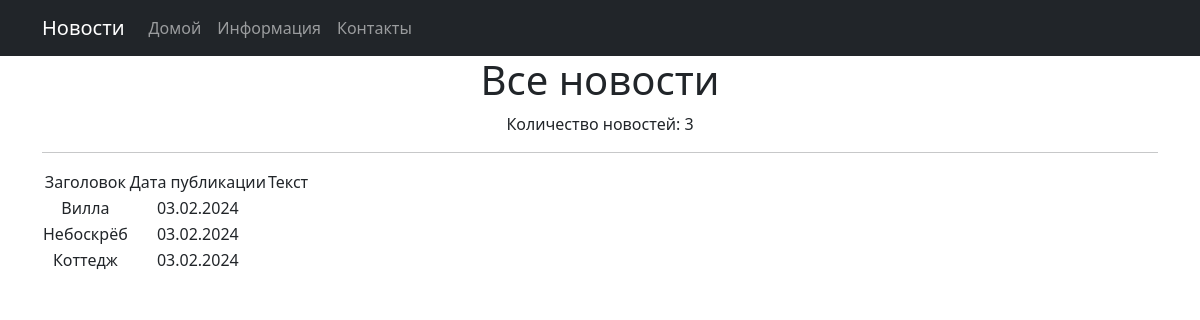
The page /news/ on the database as committed earlier.
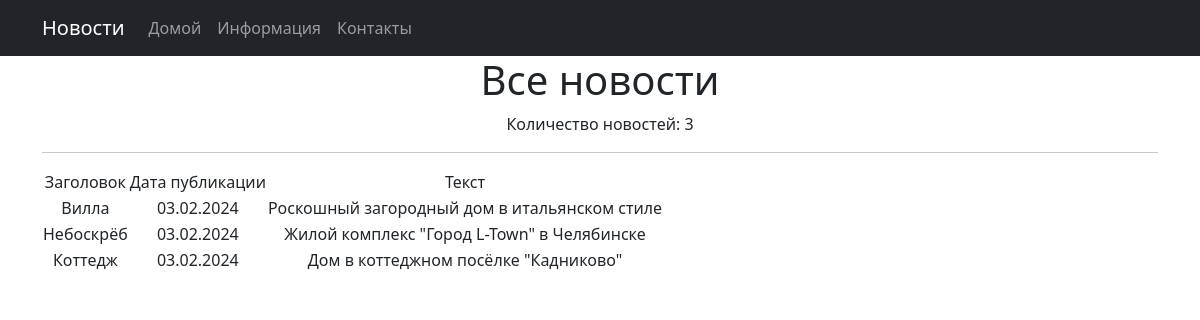
The same page on the database as committed later.
### news/models.py (models this page shows, shortened)
class Post(models.Model):
    article = 'AR'
    news = 'NW'
    CHOICES = [
        (article, 'Статья'),
        (news, 'Новость'),
    ]
    date_time = models.DateTimeField(auto_now_add=True)
    author = models.ForeignKey(Author, on_delete=models.CASCADE)
    post_type = models.CharField(choices=CHOICES, default=article, max_length=2)
    category = models.ManyToManyField(Category, through='PostCategory')
    title = models.CharField(max_length=120)
    text = models.TextField()
    rating = models.IntegerField(default=0)

### news/views.py (the view)
# urls.py: path('', NewsListView.as_view()),
class NewsListView(ListView):
    model = Post
    ordering = ['date_time']
    template_name = 'news.html'
    context_object_name = 'posts'

### templates/news.html (shortened to what this page needs)
{% extends 'default.html' %}
{% load custom_filters %}
{% block content %}
<h1>Все новости</h1>
<p>Количество новостей: {{ posts|length }}</p>
<hr>
    {% if posts %}
        <table>
            <tr>
                <td>Заголовок</td>
                <td>Дата публикации</td>
                <td>Текст</td>
            </tr>
            {% for post in posts %}
            <tr>
                <td>{{ post.title }}</td>
                <td>{{ post.date_time|date:"d.m.Y" }}</td>
                <td>{{ post.text|truncatewords:20 }}</td>
            </tr>
            {% endfor %}
        </table>
    {% else %}
        <h2>Новостей нет</h2>
    {% endif %}
{% endblock content %}

### templates/default.html (shortened to what this page needs)
<!DOCTYPE html>
<html lang="en">
    <head>
        {% load static %}
        <link href="{% static 'css/styles.css' %}" rel="stylesheet" />
    </head>
    <body>
    <nav class="navbar navbar-expand-lg navbar-dark bg-dark static-top">
   <div class="container">
       <a class="navbar-brand" href="#">Новости</a>
       <div class="collapse navbar-collapse" id="navbarResponsive">
           <ul class="navbar-nav ml-auto">
               <li class="nav-item active">
                   <a class="nav-link" href="#">Домой
                   </a>
               </li>
               <li class="nav-item">
                   <a class="nav-link" href="/about/">Информация</a>
               </li>
               <li class="nav-item">
                   <a class="nav-link" href="/contacts/">Контакты</a>
               </li>
           </ul>
       </div>
   </div>
    </nav>
        <div class="container">
            <div class="row">
                <div class="col-lg-12 text-center">
                    {% block content %}{% endblock content %}
                </div>
            </div>
        </div>
    </body>
</html>

Rows that differ between the two databases and show on the page:
changed Post "Вилла": text (not shown) → "Роскошный загородный дом в итальянском стиле"
changed Post "Небоскрёб": text (not shown) → "Жилой комплекс \"Город L-Town\" в Челябинске"
changed Post "Коттедж": text (not shown) → "Дом в коттеджном посёлке \"Кадниково\""
